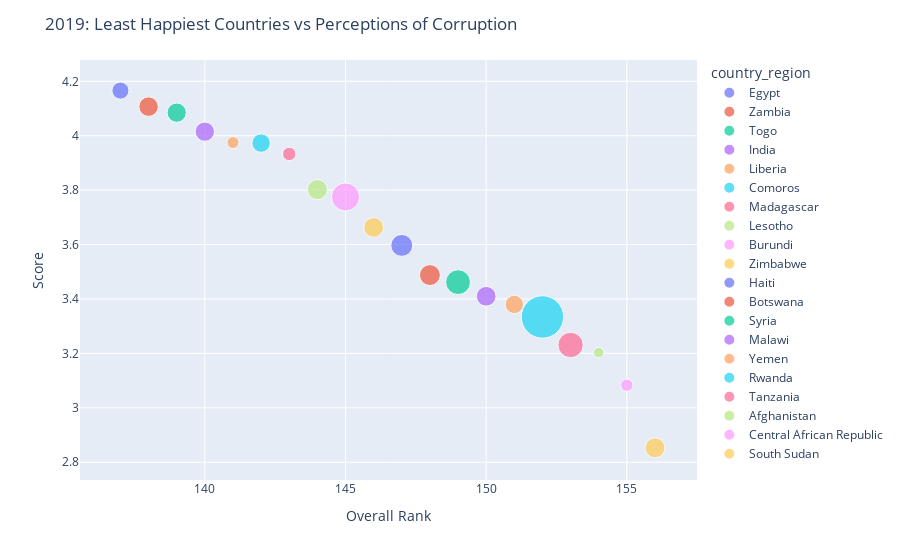

Notebook cell for this chart:
### Code cell
# Step 1: Create the traces of the plots
fig = px.scatter(least_20_2019, 
                 y="score", 
                 x="overall_rank",
                 color='country_region',
                 size='corruption_perception', # Set the size of the markers in the column income
                 size_max=30) # Specify the maximum size of the markers

# Step 2: Update the layout of the plot
fig.update_layout(title_text='2019: Least Happiest Countries vs Perceptions of Corruption')

# Step 3: Update the axes styling
fig.update_yaxes(title= 'Score', 
                 ticklen= 5, # This parameter specifies the length of the ticks on the axis
                 zeroline= False) # This option disables the zero line on the axis
fig.update_xaxes(title= 'Overall Rank',
                 ticklen= 5, # This parameter specifies the length of the ticks on the axis
                 zeroline= False) # This option disables the zero line on the axis

# Step 4:Controling the visibility of the color scale associated with color axes
fig.update_layout(coloraxis_showscale=False)

# Step 5: Show the plot
fig.show()

### Figure 1 — Plotly figure (JSON) as saved in the notebook; plotly's stock layout.template omitted (floating-point values rounded to 4 significant figures)
{"data": [{"hovertemplate": "country_region=Egypt<br>overall_rank=%{x}<br>score=%{y}<br>corruption_perception=%{marker.size}<extra></extra>", "legendgroup": "Egypt", "marker": {"color": "#636efa", "size": [0.067], "sizemode": "area", "sizeref": 0.0004567, "symbol": "circle"}, "mode": "markers", "name": "Egypt", "orientation": "v", "showlegend": true, "type": "scatter", "x": [137], "xaxis": "x", "y": [4.166], "yaxis": "y"}, {"hovertemplate": "country_region=Zambia<br>overall_rank=%{x}<br>score=%{y}<br>corruption_perception=%{marker.size}<extra></extra>", "legendgroup": "Zambia", "marker": {"color": "#EF553B", "size": [0.087], "sizemode": "area", "sizeref": 0.0004567, "symbol": "circle"}, "mode": "markers", "name": "Zambia", "orientation": "v", "showlegend": true, "type": "scatter", "x": [138], "xaxis": "x", "y": [4.107], "yaxis": "y"}, {"hovertemplate": "country_region=Togo<br>overall_rank=%{x}<br>score=%{y}<br>corruption_perception=%{marker.size}<extra></extra>", "legendgroup": "Togo", "marker": {"color": "#00cc96", "size": [0.085], "sizemode": "area", "sizeref": 0.0004567, "symbol": "circle"}, "mode": "markers", "name": "Togo", "orientation": "v", "showlegend": true, "type": "scatter", "x": [139], "xaxis": "x", "y": [4.085], "yaxis": "y"}, {"hovertemplate": "country_region=India<br>overall_rank=%{x}<br>score=%{y}<br>corruption_perception=%{marker.size}<extra></extra>", "legendgroup": "India", "marker": {"color": "#ab63fa", "size": [0.085], "sizemode": "area", "sizeref": 0.0004567, "symbol": "circle"}, "mode": "markers", "name": "India", "orientation": "v", "showlegend": true, "type": "scatter", "x": [140], "xaxis": "x", "y": [4.015], "yaxis": "y"}, {"hovertemplate": "country_region=Liberia<br>overall_rank=%{x}<br>score=%{y}<br>corruption_perception=%{marker.size}<extra></extra>", "legendgroup": "Liberia", "marker": {"color": "#FFA15A", "size": [0.033], "sizemode": "area", "sizeref": 0.0004567, "symbol": "circle"}, "mode": "markers", "name": "Liberia", "orientation": "v", "showlegend": true, "type": "scatter", "x": [141], "xaxis": "x", "y": [3.975], "yaxis": "y"}, {"hovertemplate": "country_region=Comoros<br>overall_rank=%{x}<br>score=%{y}<br>corruption_perception=%{marker.size}<extra></extra>", "legendgroup": "Comoros", "marker": {"color": "#19d3f3", "size": [0.078], "sizemode": "area", "sizeref": 0.0004567, "symbol": "circle"}, "mode": "markers", "name": "Comoros", "orientation": "v", "showlegend": true, "type": "scatter", "x": [142], "xaxis": "x", "y": [3.973], "yaxis": "y"}, {"hovertemplate": "country_region=Madagascar<br>overall_rank=%{x}<br>score=%{y}<br>corruption_perception=%{marker.size}<extra></extra>", "legendgroup": "Madagascar", "marker": {"color": "#FF6692", "size": [0.041], "sizemode": "area", "sizeref": 0.0004567, "symbol": "circle"}, "mode": "markers", "name": "Madagascar", "orientation": "v", "showlegend": true, "type": "scatter", "x": [143], "xaxis": "x", "y": [3.933], "yaxis": "y"}, {"hovertemplate": "country_region=Lesotho<br>overall_rank=%{x}<br>score=%{y}<br>corruption_perception=%{marker.size}<extra></extra>", "legendgroup": "Lesotho", "marker": {"color": "#B6E880", "size": [0.093], "sizemode": "area", "sizeref": 0.0004567, "symbol": "circle"}, "mode": "markers", "name": "Lesotho", "orientation": "v", "showlegend": true, "type": "scatter", "x": [144], "xaxis": "x", "y": [3.802], "yaxis": "y"}, {"hovertemplate": "country_region=Burundi<br>overall_rank=%{x}<br>score=%{y}<br>corruption_perception=%{marker.size}<extra></extra>", "legendgroup": "Burundi", "marker": {"color": "#FF97FF", "size": [0.18], "sizemode": "area", "sizeref": 0.0004567, "symbol": "circle"}, "mode": "markers", "name": "Burundi", "orientation": "v", "showlegend": true, "type": "scatter", "x": [145], "xaxis": "x", "y": [3.775], "yaxis": "y"}, {"hovertemplate": "country_region=Zimbabwe<br>overall_rank=%{x}<br>score=%{y}<br>corruption_perception=%{marker.size}<extra></extra>", "legendgroup": "Zimbabwe", "marker": {"color": "#FECB52", "size": [0.089], "sizemode": "area", "sizeref": 0.0004567, "symbol": "circle"}, "mode": "markers", "name": "Zimbabwe", "orientation": "v", "showlegend": true, "type": "scatter", "x": [146], "xaxis": "x", "y": [3.663], "yaxis": "y"}, {"hovertemplate": "country_region=Haiti<br>overall_rank=%{x}<br>score=%{y}<br>corruption_perception=%{marker.size}<extra></extra>", "legendgroup": "Haiti", "marker": {"color": "#636efa", "size": [0.11], "sizemode": "area", "sizeref": 0.0004567, "symbol": "circle"}, "mode": "markers", "name": "Haiti", "orientation": "v", "showlegend": true, "type": "scatter", "x": [147], "xaxis": "x", "y": [3.597], "yaxis": "y"}, {"hovertemplate": "country_region=Botswana<br>overall_rank=%{x}<br>score=%{y}<br>corruption_perception=%{marker.size}<extra></extra>", "legendgroup": "Botswana", "marker": {"color": "#EF553B", "size": [0.1], "sizemode": "area", "sizeref": 0.0004567, "symbol": "circle"}, "mode": "markers", "name": "Botswana", "orientation": "v", "showlegend": true, "type": "scatter", "x": [148], "xaxis": "x", "y": [3.488], "yaxis": "y"}, {"hovertemplate": "country_region=Syria<br>overall_rank=%{x}<br>score=%{y}<br>corruption_perception=%{marker.size}<extra></extra>", "legendgroup": "Syria", "marker": {"color": "#00cc96", "size": [0.141], "sizemode": "area", "sizeref": 0.0004567, "symbol": "circle"}, "mode": "markers", "name": "Syria", "orientation": "v", "showlegend": true, "type": "scatter", "x": [149], "xaxis": "x", "y": [3.462], "yaxis": "y"}, {"hovertemplate": "country_region=Malawi<br>overall_rank=%{x}<br>score=%{y}<br>corruption_perception=%{marker.size}<extra></extra>", "legendgroup": "Malawi", "marker": {"color": "#ab63fa", "size": [0.089], "sizemode": "area", "sizeref": 0.0004567, "symbol": "circle"}, "mode": "markers", "name": "Malawi", "orientation": "v", "showlegend": true, "type": "scatter", "x": [150], "xaxis": "x", "y": [3.41], "yaxis": "y"}, {"hovertemplate": "country_region=Yemen<br>overall_rank=%{x}<br>score=%{y}<br>corruption_perception=%{marker.size}<extra></extra>", "legendgroup": "Yemen", "marker": {"color": "#FFA15A", "size": [0.077], "sizemode": "area", "sizeref": 0.0004567, "symbol": "circle"}, "mode": "markers", "name": "Yemen", "orientation": "v", "showlegend": true, "type": "scatter", "x": [151], "xaxis": "x", "y": [3.38], "yaxis": "y"}, {"hovertemplate": "country_region=Rwanda<br>overall_rank=%{x}<br>score=%{y}<br>corruption_perception=%{marker.size}<extra></extra>", "legendgroup": "Rwanda", "marker": {"color": "#19d3f3", "size": [0.411], "sizemode": "area", "sizeref": 0.0004567, "symbol": "circle"}, "mode": "markers", "name": "Rwanda", "orientation": "v", "showlegend": true, "type": "scatter", "x": [152], "xaxis": "x", "y": [3.334], "yaxis": "y"}, {"hovertemplate": "country_region=Tanzania<br>overall_rank=%{x}<br>score=%{y}<br>corruption_perception=%{marker.size}<extra></extra>", "legendgroup": "Tanzania", "marker": {"color": "#FF6692", "size": [0.147], "sizemode": "area", "sizeref": 0.0004567, "symbol": "circle"}, "mode": "markers", "name": "Tanzania", "orientation": "v", "showlegend": true, "type": "scatter", "x": [153], "xaxis": "x", "y": [3.231], "yaxis": "y"}, {"hovertemplate": "country_region=Afghanistan<br>overall_rank=%{x}<br>score=%{y}<br>corruption_perception=%{marker.size}<extra></extra>", "legendgroup": "Afghanistan", "marker": {"color": "#B6E880", "size": [0.025], "sizemode": "area", "sizeref": 0.0004567, "symbol": "circle"}, "mode": "markers", "name": "Afghanistan", "orientation": "v", "showlegend": true, "type": "scatter", "x": [154], "xaxis": "x", "y": [3.203], "yaxis": "y"}, {"hovertemplate": "country_region=Central African Republic<br>overall_rank=%{x}<br>score=%{y}<br>corruption_perception=%{marker.size}<extra></extra>", "legendgroup": "Central African Republic", "marker": {"color": "#FF97FF", "size": [0.035], "sizemode": "area", "sizeref": 0.0004567, "symbol": "circle"}, "mode": "markers", "name": "Central African Republic", "orientation": "v", "showlegend": true, "type": "scatter", "x": [155], "xaxis": "x", "y": [3.083], "yaxis": "y"}, {"hovertemplate": "country_region=South Sudan<br>overall_rank=%{x}<br>score=%{y}<br>corruption_perception=%{marker.size}<extra></extra>", "legendgroup": "South Sudan", "marker": {"color": "#FECB52", "size": [0.091], "sizemode": "area", "sizeref": 0.0004567, "symbol": "circle"}, "mode": "markers", "name": "South Sudan", "orientation": "v", "showlegend": true, "type": "scatter", "x": [156], "xaxis": "x", "y": [2.853], "yaxis": "y"}], "layout": {"coloraxis": {"showscale": false}, "legend": {"itemsizing": "constant", "title": {"text": "country_region"}, "tracegroupgap": 0}, "margin": {"t": 60}, "title": {"text": "2019: Least Happiest Countries vs Perceptions of Corruption"}, "xaxis": {"anchor": "y", "domain": [0, 1], "ticklen": 5, "title": {"text": "Overall Rank"}, "zeroline": false}, "yaxis": {"anchor": "x", "domain": [0, 1], "ticklen": 5, "title": {"text": "Score"}, "zeroline": false}}}
